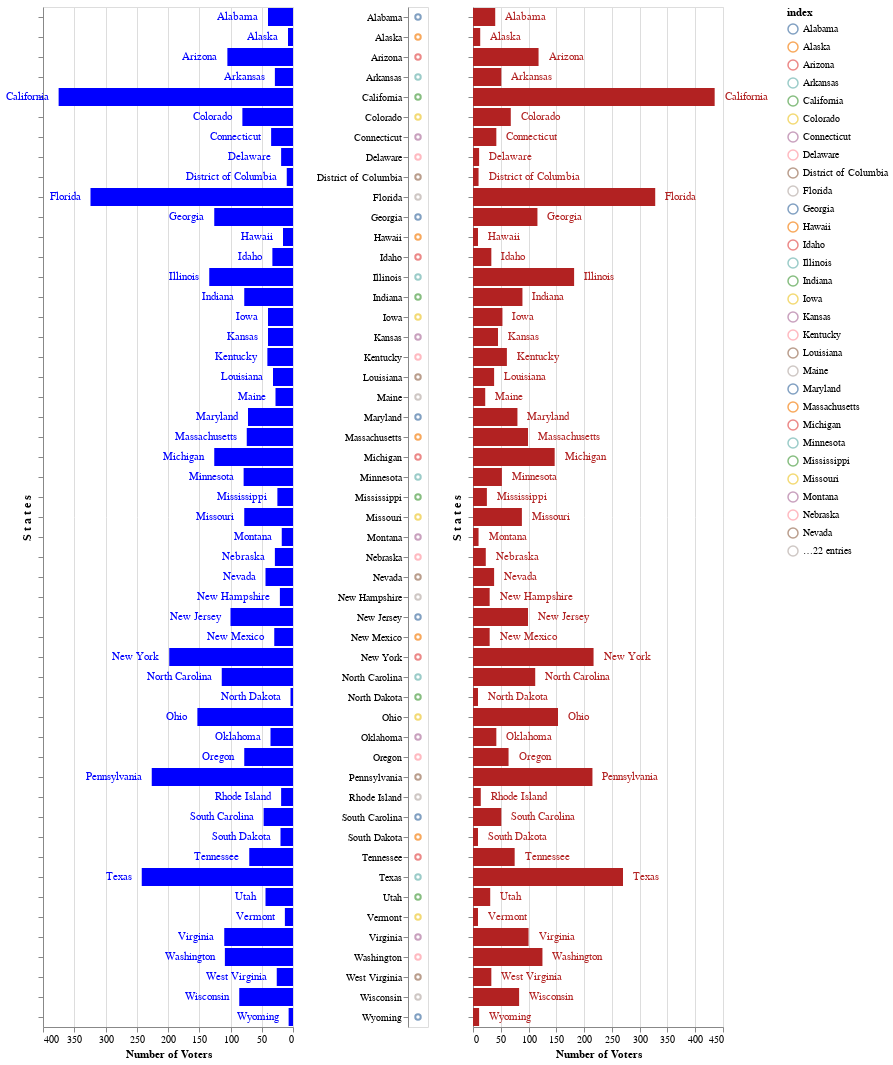

Source (notebook cell):
### Markdown cell above
Um diese Informationen visuell interessanter zu machen, können wir sie mithilfe einer Grafik darstellen. In der Grafik unten können Sie auf den Namen der Staaten klicken, um die Anzahl der Wähler in diesem Staat zu sehen. Wenn Sie beim klicken auf die Taste "shift" halten, können Sie mehrere Orte wählen.

### Code cell
verteilung_selection = alt.selection_multi(fields = ["index"],nearest = True)

verteilung_chart_left=alt.Chart(verteilung_margins.iloc[:-1,:].reset_index()).mark_bar().encode(
    x= alt.X("Democratic Party",sort = "descending", title = "Number of Voters"),
    y= alt.Y("index", axis = alt.Axis(labels = False,title = "S t a t e s", titleFontSize=12)),
    color = alt.value("blue")).transform_filter(verteilung_selection).properties(width = 250)

verteilung_chart_left_text = verteilung_chart_left.mark_text(align ="right",dx = -10).encode(
    text = "index")

verteilung_dem = (verteilung_chart_left+verteilung_chart_left_text).add_selection(verteilung_selection)

verteilung_chart_right=alt.Chart(verteilung_margins.iloc[:-1,:].reset_index()).mark_bar().encode(
    x = alt.X("Republican Party", title = "Number of Voters"),
    y = alt.Y("index", axis = alt.Axis(labels=False, title = "S t a t e s", titleFontSize=12)),
    color = alt.value("firebrick")).transform_filter(verteilung_selection).properties(width=250)

verteilung_chart_right_text = verteilung_chart_right.mark_text(align = "left",dx = 10).encode(
    text = "index")

verteilung_rep = (verteilung_chart_right+verteilung_chart_right_text).add_selection(verteilung_selection)

verteilung_chart_middle = alt.Chart(verteilung_margins.iloc[:-1,:].reset_index()).mark_point(align = "right").encode(
    y= alt.Y("index",title = ""),
    color = "index").add_selection(verteilung_selection)

alt.hconcat(verteilung_dem,verteilung_chart_middle,verteilung_rep)

### Figure 1 — Vega-Lite specification as saved in the notebook (floating-point values rounded to 4 significant figures)
{"config": {"view": {"continuousWidth": 400, "continuousHeight": 300}}, "hconcat": [{"layer": [{"mark": "bar", "encoding": {"color": {"value": "blue"}, "x": {"type": "quantitative", "field": "Democratic Party", "sort": "descending", "title": "Number of Voters"}, "y": {"type": "nominal", "axis": {"labels": false, "title": "S t a t e s", "titleFontSize": 12}, "field": "index"}}, "selection": {"selector001": {"type": "multi", "fields": ["index"], "nearest": true}}, "transform": [{"filter": {"selection": "selector001"}}], "width": 250}, {"mark": {"type": "text", "align": "right", "dx": -10}, "encoding": {"color": {"value": "blue"}, "text": {"type": "nominal", "field": "index"}, "x": {"type": "quantitative", "field": "Democratic Party", "sort": "descending", "title": "Number of Voters"}, "y": {"type": "nominal", "axis": {"labels": false, "title": "S t a t e s", "titleFontSize": 12}, "field": "index"}}, "transform": [{"filter": {"selection": "selector001"}}], "width": 250}], "data": {"name": "data-06924d5eb3d843a422a640852d4ae3c4"}}, {"data": {"name": "data-06924d5eb3d843a422a640852d4ae3c4"}, "mark": {"type": "point", "align": "right"}, "encoding": {"color": {"type": "nominal", "field": "index"}, "y": {"type": "nominal", "field": "index", "title": ""}}, "selection": {"selector001": {"type": "multi", "fields": ["index"], "nearest": true}}}, {"layer": [{"mark": "bar", "encoding": {"color": {"value": "firebrick"}, "x": {"type": "quantitative", "field": "Republican Party", "title": "Number of Voters"}, "y": {"type": "nominal", "axis": {"labels": false, "title": "S t a t e s", "titleFontSize": 12}, "field": "index"}}, "selection": {"selector001": {"type": "multi", "fields": ["index"], "nearest": true}}, "transform": [{"filter": {"selection": "selector001"}}], "width": 250}, {"mark": {"type": "text", "align": "left", "dx": 10}, "encoding": {"color": {"value": "firebrick"}, "text": {"type": "nominal", "field": "index"}, "x": {"type": "quantitative", "field": "Republican Party", "title": "Number of Voters"}, "y": {"type": "nominal", "axis": {"labels": false, "title": "S t a t e s", "titleFontSize": 12}, "field": "index"}}, "transform": [{"filter": {"selection": "selector001"}}], "width": 250}], "data": {"name": "data-06924d5eb3d843a422a640852d4ae3c4"}}], "$schema": "https://vega.github.io/schema/vega-lite/v4.8.1.json", "datasets": {"data-06924d5eb3d843a422a640852d4ae3c4": [{"index": "Alabama", "Democratic Party": 40, "Republican Party": 40, "dem_percentage(%)": 0.5139, "rep_percentage(%)": 0.4869}, {"index": "Alaska", "Democratic Party": 8, "Republican Party": 13, "dem_percentage(%)": 0.1028, "rep_percentage(%)": 0.1582}, {"index": "Arizona", "Democratic Party": 105, "Republican Party": 118, "dem_percentage(%)": 1.349, "rep_percentage(%)": 1.436}, {"index": "Arkansas", "Democratic Party": 29, "Republican Party": 51, "dem_percentage(%)": 0.3726, "rep_percentage(%)": 0.6207}, {"index": "California", "Democratic Party": 375, "Republican Party": 435, "dem_percentage(%)": 4.818, "rep_percentage(%)": 5.295}, {"index": "Colorado", "Democratic Party": 81, "Republican Party": 68, "dem_percentage(%)": 1.041, "rep_percentage(%)": 0.8277}, {"index": "Connecticut", "Democratic Party": 35, "Republican Party": 42, "dem_percentage(%)": 0.4496, "rep_percentage(%)": 0.5112}, {"index": "Delaware", "Democratic Party": 19, "Republican Party": 11, "dem_percentage(%)": 0.2441, "rep_percentage(%)": 0.1339}, {"index": "District of Columbia", "Democratic Party": 10, "Republican Party": 10, "dem_percentage(%)": 0.1285, "rep_percentage(%)": 0.1217}, {"index": "Florida", "Democratic Party": 324, "Republican Party": 328, "dem_percentage(%)": 4.162, "rep_percentage(%)": 3.992}, {"index": "Georgia", "Democratic Party": 126, "Republican Party": 116, "dem_percentage(%)": 1.619, "rep_percentage(%)": 1.412}, {"index": "Hawaii", "Democratic Party": 16, "Republican Party": 9, "dem_percentage(%)": 0.2055, "rep_percentage(%)": 0.1095}, {"index": "Idaho", "Democratic Party": 33, "Republican Party": 33, "dem_percentage(%)": 0.4239, "rep_percentage(%)": 0.4017}, {"index": "Illinois", "Democratic Party": 134, "Republican Party": 182, "dem_percentage(%)": 1.721, "rep_percentage(%)": 2.215}, {"index": "Indiana", "Democratic Party": 78, "Republican Party": 89, "dem_percentage(%)": 1.002, "rep_percentage(%)": 1.083}, {"index": "Iowa", "Democratic Party": 40, "Republican Party": 53, "dem_percentage(%)": 0.5139, "rep_percentage(%)": 0.6451}, {"index": "Kansas", "Democratic Party": 40, "Republican Party": 45, "dem_percentage(%)": 0.5139, "rep_percentage(%)": 0.5477}, {"index": "Kentucky", "Democratic Party": 41, "Republican Party": 61, "dem_percentage(%)": 0.5267, "rep_percentage(%)": 0.7425}, {"index": "Louisiana", "Democratic Party": 32, "Republican Party": 38, "dem_percentage(%)": 0.4111, "rep_percentage(%)": 0.4625}, {"index": "Maine", "Democratic Party": 28, "Republican Party": 22, "dem_percentage(%)": 0.3597, "rep_percentage(%)": 0.2678}, {"index": "Maryland", "Democratic Party": 72, "Republican Party": 80, "dem_percentage(%)": 0.925, "rep_percentage(%)": 0.9737}, {"index": "Massachusetts", "Democratic Party": 74, "Republican Party": 99, "dem_percentage(%)": 0.9507, "rep_percentage(%)": 1.205}, {"index": "Michigan", "Democratic Party": 126, "Republican Party": 147, "dem_percentage(%)": 1.619, "rep_percentage(%)": 1.789}, {"index": "Minnesota", "Democratic Party": 79, "Republican Party": 52, "dem_percentage(%)": 1.015, "rep_percentage(%)": 0.6329}, {"index": "Mississippi", "Democratic Party": 25, "Republican Party": 25, "dem_percentage(%)": 0.3212, "rep_percentage(%)": 0.3043}, {"index": "Missouri", "Democratic Party": 78, "Republican Party": 88, "dem_percentage(%)": 1.002, "rep_percentage(%)": 1.071}, {"index": "Montana", "Democratic Party": 18, "Republican Party": 10, "dem_percentage(%)": 0.2312, "rep_percentage(%)": 0.1217}, {"index": "Nebraska", "Democratic Party": 29, "Republican Party": 23, "dem_percentage(%)": 0.3726, "rep_percentage(%)": 0.2799}, {"index": "Nevada", "Democratic Party": 44, "Republican Party": 38, "dem_percentage(%)": 0.5653, "rep_percentage(%)": 0.4625}, {"index": "New Hampshire", "Democratic Party": 21, "Republican Party": 30, "dem_percentage(%)": 0.2698, "rep_percentage(%)": 0.3651}, {"index": "New Jersey", "Democratic Party": 100, "Republican Party": 99, "dem_percentage(%)": 1.285, "rep_percentage(%)": 1.205}, {"index": "New Mexico", "Democratic Party": 30, "Republican Party": 30, "dem_percentage(%)": 0.3854, "rep_percentage(%)": 0.3651}, {"index": "New York", "Democratic Party": 198, "Republican Party": 217, "dem_percentage(%)": 2.544, "rep_percentage(%)": 2.641}, {"index": "North Carolina", "Democratic Party": 114, "Republican Party": 112, "dem_percentage(%)": 1.465, "rep_percentage(%)": 1.363}, {"index": "North Dakota", "Democratic Party": 4, "Republican Party": 9, "dem_percentage(%)": 0.05139, "rep_percentage(%)": 0.1095}, {"index": "Ohio", "Democratic Party": 153, "Republican Party": 153, "dem_percentage(%)": 1.966, "rep_percentage(%)": 1.862}, {"index": "Oklahoma", "Democratic Party": 36, "Republican Party": 42, "dem_percentage(%)": 0.4625, "rep_percentage(%)": 0.5112}, {"index": "Oregon", "Democratic Party": 78, "Republican Party": 64, "dem_percentage(%)": 1.002, "rep_percentage(%)": 0.779}, {"index": "Pennsylvania", "Democratic Party": 226, "Republican Party": 215, "dem_percentage(%)": 2.903, "rep_percentage(%)": 2.617}, {"index": "Rhode Island", "Democratic Party": 19, "Republican Party": 14, "dem_percentage(%)": 0.2441, "rep_percentage(%)": 0.1704}, {"index": "South Carolina", "Democratic Party": 47, "Republican Party": 51, "dem_percentage(%)": 0.6038, "rep_percentage(%)": 0.6207}, {"index": "South Dakota", "Democratic Party": 20, "Republican Party": 9, "dem_percentage(%)": 0.2569, "rep_percentage(%)": 0.1095}, {"index": "Tennessee", "Democratic Party": 70, "Republican Party": 75, "dem_percentage(%)": 0.8993, "rep_percentage(%)": 0.9129}, {"index": "Texas", "Democratic Party": 242, "Republican Party": 270, "dem_percentage(%)": 3.109, "rep_percentage(%)": 3.286}, {"index": "Utah", "Democratic Party": 44, "Republican Party": 31, "dem_percentage(%)": 0.5653, "rep_percentage(%)": 0.3773}, {"index": "Vermont", "Democratic Party": 13, "Republican Party": 9, "dem_percentage(%)": 0.167, "rep_percentage(%)": 0.1095}, {"index": "Virginia", "Democratic Party": 110, "Republican Party": 100, "dem_percentage(%)": 1.413, "rep_percentage(%)": 1.217}, {"index": "Washington", "Democratic Party": 109, "Republican Party": 125, "dem_percentage(%)": 1.4, "rep_percentage(%)": 1.521}, {"index": "West Virginia", "Democratic Party": 26, "Republican Party": 33, "dem_percentage(%)": 0.334, "rep_percentage(%)": 0.4017}, {"index": "Wisconsin", "Democratic Party": 86, "Republican Party": 83, "dem_percentage(%)": 1.105, "rep_percentage(%)": 1.01}, {"index": "Wyoming", "Democratic Party": 7, "Republican Party": 11, "dem_percentage(%)": 0.08993, "rep_percentage(%)": 0.1339}]}}
